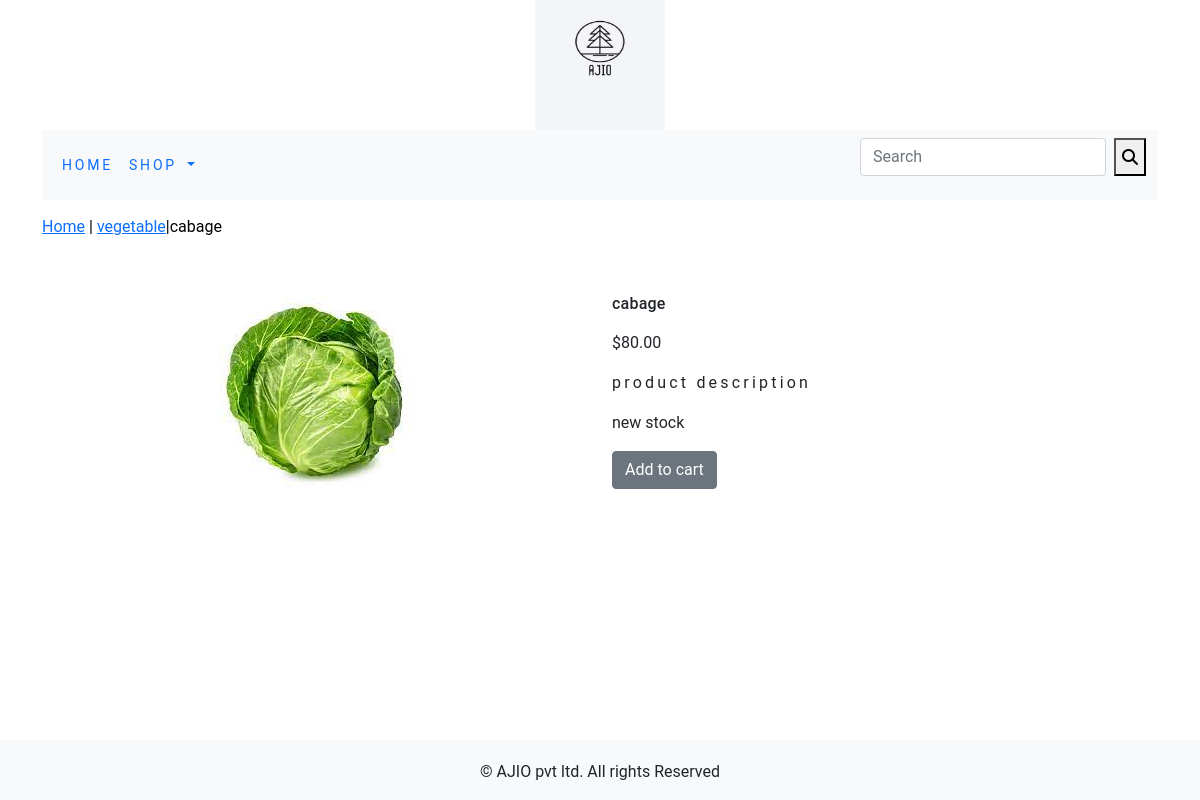
The app's page /shop/vegetable/cabage/ with its own data.
### shop/models.py (models this page shows, shortened)
class Product(models.Model):
    name = models.CharField(max_length=250, unique=True)
    slug = models.SlugField(max_length=250, unique=True)
    description = models.TextField(blank=True)
    price=models.DecimalField(max_digits=10,decimal_places=2)
    category=models.ForeignKey(Category,on_delete=models.CASCADE)
    image=models.ImageField(upload_to='product',blank=True)
    stock=models.IntegerField()
    available=models.BooleanField(default=True)
    created=models.DateTimeField(auto_now_add=True)
    updated=models.DateTimeField(auto_now=True)
    class Meta:
        ordering=('name',)
        verbose_name='product'
        verbose_name_plural='products'

class Category(models.Model):
    name=models.CharField(max_length=250,unique=True)
    slug=models.SlugField(max_length=250,unique=True)
    description=models.TextField(blank=True)
    image=models.ImageField(upload_to='category',blank=True)
    class Meta:
        ordering=('name',)
        verbose_name='category'
        verbose_name_plural='categories'
    def get_url(self):
        return reverse('shop:products_by_category',args=[self.slug])
    def __str__(self):
        return '{}'.format(self.name)

### shop/views.py (the view)
# urls.py: path('<slug:c_slug>/<slug:product_slug>/',views.proDetail,name='prodCatdetail'),
def proDetail(request,c_slug,product_slug):
   try:
      product=Product.objects.get(category__slug=c_slug,slug=product_slug)
   except Exception as e:
      raise e
   return render(request,'product.html',{'product':product})

### cart/context_processors.py (called while the page is built)
def counter(request):
    item_count=0
    if 'admin' in request.path:
        return {}
    else:
        try:
            cart=Cart.objects.filter(cart_id=_cart_id(request))
            car_items=CartItem.objects.all().filter(cart=cart[:1])
            for cart_item in car_items:
                item_count += cart_item.quantity
        except Cart.DoesnotExist:
            item_count =0
    return dict(item_count=item_count)

### cart/views.py (called while the page is built)
def _cart_id(request):
    cart=request.session.session_key
    if not cart:
        cart=request.session.create()
    return cart

### shop/context_processors.py (called while the page is built)
def menu_links(request):
    links=Category.objects.all()
    return dict(links=links)

### template/product.html (shortened to what this page needs)
{% extends 'base.html' %}
{% load static %}
{% block content %}
<div class="row my_prod_row_class">
    <div class="mx_auto">
        <p><a href="{% url 'shop:allProdCat' %}">Home</a> | <a href="{{product.category.get_url}}">{{product.category}}</a>|{{product.name}}</p>
    </div>
    <div class="container">
<br>
<div class="row">
    <div class="col-md-12 col-sm-12 col-md-12 col-lg-6 text-center">
        <div style="min-width:18rem">
        <img src="{{product.image.url}}" alt="{{product.name}}">
        </div>
    </div>
    <div class="col-12 col-sm-12 col-md-12 col-lg-6">
        <div>
        <h1 class="my_prod_title">{{product.name}}</h1>
        <p>${{product.price}}</p>
        <p class="my_title">product description</p>
        <p class="text-justify my_prod_text">{{product.description}}</p>
        {% if product.stock <= 0 %}
        <p class="text-justify my_prod_text"><b>out of stock</b></p>
        {% else %}
        <a class="btn btn-secondary" href="{% url 'cart:add_cart' product.id %}"> Add  to cart</a>
        {% endif %}
    </div>
    </div>
</div>
</div>
</div>
{% endblock %}

### static/css/custom.css (style rules this page uses)
body { font-family: 'Roboto', sans-serif; }
.my_title { font-size:16px; text_transform:uppercase; letter-spacing: .2em; }
.my_prod_row_class { padding-top:15px; padding-bottom:20px; }
.my_prod_row_class .mx_auto { color:#000; font_size:12px; text-decoration:none; }
.my_prod_title { font-size:16px; text_transform:uppercase; letter-spacing:.2px; padding-top:15px; padding-bottom:10px; }
.my_prod_text { padding-right:20px; }

### records on screen
Product: category "vegetable", name "cabage", image (picture), price "80.00", description "new stock"
